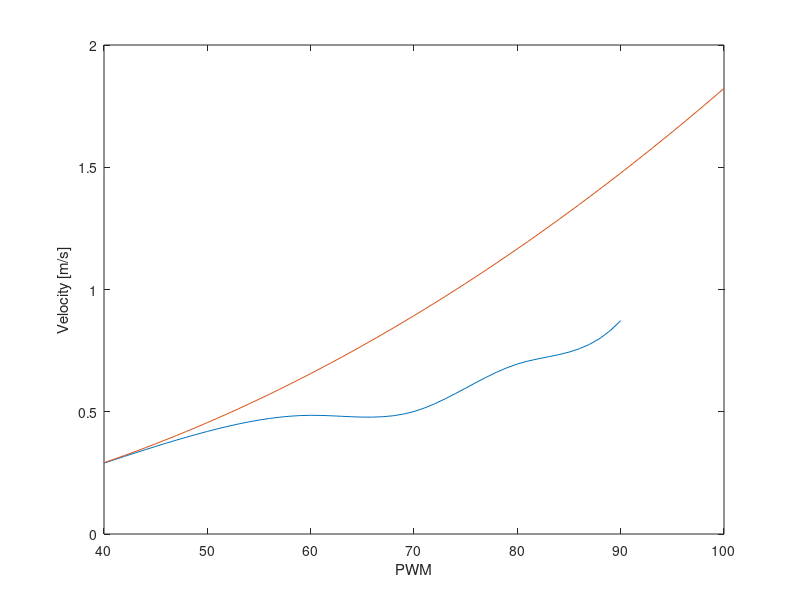

MATLAB code for this plot:
%% PWM to Velocity Mapping
load("Oscillator_Results_1615921266.6321125.mat")
Motor_PWMs = 10:5:100;
k = 1;
m = 1;
n = 1;

% Segment Data
for i = 1:length(PWM)
    current_pwm = Motor_PWMs(k); 
    if PWM(i) == current_pwm
        PWM_seg(n,m) = PWM(i);
        m = m + 1;
    else
        n = n + 1;
        m = 1;
        PWM_seg(n,m) = PWM(i);
        k = k + 1;
    end
end

for i = 1:length(PWM_seg(1,:))
    if PWM_seg(1,i) ~= 0
        PWM_10(i) = PWM_seg(1,i);
    end
    if PWM_seg(2,i) ~= 0
        PWM_15(i) = PWM_seg(2,i);
    end 
    if PWM_seg(3,i) ~= 0
        PWM_20(i) = PWM_seg(3,i);
    end   
    if PWM_seg(4,i) ~= 0
        PWM_25(i) = PWM_seg(4,i);
    end
    if PWM_seg(5,i) ~= 0
        PWM_30(i) = PWM_seg(5,i);
    end
    if PWM_seg(6,i) ~= 0
        PWM_35(i) = PWM_seg(6,i);
    end
    if PWM_seg(7,i) ~= 0
        PWM_40(i) = PWM_seg(7,i);
    end
    if PWM_seg(8,i) ~= 0
        PWM_45(i) = PWM_seg(8,i);
    end
    if PWM_seg(9,i) ~= 0
        PWM_50(i) = PWM_seg(9,i);
    end
    if PWM_seg(10,i) ~= 0
        PWM_55(i) = PWM_seg(10,i);
    end
    if PWM_seg(11,i) ~= 0
        PWM_60(i) = PWM_seg(11,i);
    end
    if PWM_seg(12,i) ~= 0
        PWM_65(i) = PWM_seg(12,i);
    end
    if PWM_seg(13,i) ~= 0
        PWM_70(i) = PWM_seg(13,i);
    end
    if PWM_seg(14,i) ~= 0
        PWM_75(i) = PWM_seg(14,i);
    end
    if PWM_seg(15,i) ~= 0
        PWM_80(i) = PWM_seg(15,i);
    end
    if PWM_seg(16,i) ~= 0
        PWM_85(i) = PWM_seg(16,i);
    end
    if PWM_seg(17,i) ~= 0
        PWM_90(i) = PWM_seg(17,i);
    end
    if PWM_seg(18,i) ~= 0
        PWM_95(i) = PWM_seg(18,i);
    end
    if PWM_seg(19,i) ~= 0
        PWM_100(i) = PWM_seg(19,i);
    end
end

k = 1;
% Perform Velocity Calculation for each PWM
for i = 1:length(PWM_10)
    if i < (length(PWM_10) - 1)
        VEL_10(i) = (distance(k) - distance(k+1)) / (time(k+1) - time(k));
    end
    k = k + 1; 
end

for i = 1:length(PWM_15)
    if i < (length(PWM_15) - 1)
        VEL_15(i) = (distance(k) - distance(k+1)) / (time(k+1) - time(k));
    end
    k = k + 1; 
end

for i = 1:length(PWM_20)
    if i < (length(PWM_20) - 1)
        VEL_20(i) = (distance(k) - distance(k+1)) / (time(k+1) - time(k));
    end
    k = k + 1; 
end

for i = 1:length(PWM_25)
    if i < (length(PWM_25) - 1)
        VEL_25(i) = (distance(k) - distance(k+1)) / (time(k+1) - time(k));
    end
    k = k + 1; 
end

for i = 1:length(PWM_30)
    if i < (length(PWM_30) - 1)
        VEL_30(i) = (distance(k) - distance(k+1)) / (time(k+1) - time(k));
    end
    k = k + 1; 
end

for i = 1:length(PWM_35)
    if i < (length(PWM_35) - 1)
        VEL_35(i) = (distance(k) - distance(k+1)) / (time(k+1) - time(k));
    end
    k = k + 1; 
end

start_40 = k;
for i = 1:length(PWM_40)
    if i < (length(PWM_40) - 1)
        VEL_40(i) = (distance(k) - distance(k+1)) / (time(k+1) - time(k));
    end
    k = k + 1; 
end
end_40 = k;
start_45 = k+1;
for i = 1:length(PWM_45)
    if i < (length(PWM_45) - 1)
        VEL_45(i) = (distance(k) - distance(k+1)) / (time(k+1) - time(k));
    end
    k = k + 1; 
end
end_45 = k;
start_50 = k+1;
for i = 1:length(PWM_50)
    if i < (length(PWM_50) - 1)
        VEL_50(i) = (distance(k) - distance(k+1)) / (time(k+1) - time(k));
    end
    k = k + 1; 
end
end_50 = k;
start_55 = k+1;
for i = 1:length(PWM_55)
    if i < (length(PWM_55) - 1)
        VEL_55(i) = (distance(k) - distance(k+1)) / (time(k+1) - time(k));
    end
    k = k + 1; 
end
end_55 = k;
start_60 = k+1;
for i = 1:length(PWM_60)
    if i < (length(PWM_60) - 1)
        VEL_60(i) = (distance(k) - distance(k+1)) / (time(k+1) - time(k));
    end
    k = k + 1; 
end
end_60 = k;
start_65 = k+1;
for i = 1:length(PWM_65)
    if i < (length(PWM_65) - 1)
        VEL_65(i) = (distance(k) - distance(k+1)) / (time(k+1) - time(k));
    end
    k = k + 1; 
end
end_65 = k;
start_70 = k+1;
for i = 1:length(PWM_70)
    if i < (length(PWM_70) - 1)
        VEL_70(i) = (distance(k) - distance(k+1)) / (time(k+1) - time(k));
    end
    k = k + 1; 
end
end_70 = k;
start_75 = k+1;
for i = 1:length(PWM_75)
    if i < (length(PWM_75) - 1)
        VEL_75(i) = (distance(k) - distance(k+1)) / (time(k+1) - time(k));
    end
    k = k + 1; 
end
end_75 = k;
start_80 = k+1;

for i = 1:length(PWM_80)
    if i < (length(PWM_80) - 1)
        VEL_80(i) = (distance(k) - distance(k+1)) / (time(k+1) - time(k));
    end
    k = k + 1; 
end
end_80 = k;
start_85 = k+1;
for i = 1:length(PWM_85)
    if i < (length(PWM_85) - 1)
        VEL_85(i) = (distance(k) - distance(k+1)) / (time(k+1) - time(k));
    end
    k = k + 1; 
end
end_85 = k;
start_90 = k+1;
for i = 1:length(PWM_90)
    if i < (length(PWM_90) - 1)
        VEL_90(i) = (distance(k) - distance(k+1)) / (time(k+1) - time(k));
    end
    k = k + 1; 
end
end_90 = k;
start_95 = k+1;
for i = 1:length(PWM_95)
    if i < (length(PWM_95) - 1)
        VEL_95(i) = (distance(k) - distance(k+1)) / (time(k+1) - time(k));
    end
    k = k + 1; 
end
end_95 = k;
start_100 = k+1;
for i = 1:length(PWM_100)
    if i < (length(PWM_100) - 1)
        VEL_100(i) = (distance(k) - distance(k+1)) / (time(k+1) - time(k));
    end
    k = k + 1; 
end
end_100 = k;

avg_VEL_40 = norm(VEL_40)/length(VEL_40);
avg_VEL_45 = norm(VEL_45)/length(VEL_45);
avg_VEL_50 = norm(VEL_50)/length(VEL_50);
avg_VEL_55 = norm(VEL_55)/length(VEL_55);
avg_VEL_60 = norm(VEL_60)/length(VEL_60);
avg_VEL_65 = norm(VEL_65)/length(VEL_65);
avg_VEL_70 = norm(VEL_70)/length(VEL_70);
avg_VEL_75 = norm(VEL_75)/length(VEL_75);
avg_VEL_80 = norm(VEL_80)/length(VEL_80);
avg_VEL_85 = norm(VEL_85)/length(VEL_85);
avg_VEL_90 = norm(VEL_90)/length(VEL_90);
avg_VEL_95 = norm(VEL_95)/length(VEL_95);
avg_VEL_100 = norm(VEL_100)/length(VEL_100); 

start_40 = 7;
end_40 = 825;
start_45 = 826;
end_45 = 1513;
start_50 = 1514;
end_50 = 2087;
start_55 = 2088;
end_55 = 2378;
start_60 = 2379;
end_60 = 3132;
start_65 = 3133;
end_65 = 3373;
start_70 = 3374;
end_70 = 3916;
start_75 = 3917;
end_75 = 4160;
start_80 = 4161;
end_80 = 4435;
start_85 = 4436;
end_85 = 4612;
start_90 = 4613;
end_90 = 4832;
start_95 = 4833;
end_95 = 5036;
start_100 = 5037;
end_100 = 5249;

avg_VEL_40 = (distance(start_40) - distance(end_40))/(time(end_40) - time(start_40));
avg_VEL_45 = (distance(start_45) - distance(end_45))/(time(end_45) - time(start_45));
avg_VEL_50 = (distance(start_50) - distance(end_50))/(time(end_50) - time(start_50));
avg_VEL_55 = (distance(start_55+20) - distance(end_55))/(time(end_55) - time(start_55+20));
avg_VEL_60 = (distance(start_60) - distance(end_60))/(time(end_60) - time(start_60));
avg_VEL_65 = (distance(start_65) - distance(end_65))/(time(end_65) - time(start_65));
avg_VEL_70 = (distance(start_70+20) - distance(end_70))/(time(end_70) - time(start_70+20));
avg_VEL_75 = (distance(start_75+20) - distance(end_75))/(time(end_75) - time(start_75+20));
avg_VEL_80 = (distance(start_80+20) - distance(end_80))/(time(end_80) - time(start_80+20));
avg_VEL_85 = (distance(start_85+20) - distance(end_85))/(time(end_85) - time(start_85+20));
avg_VEL_90 = (distance(start_90) - distance(end_90))/(time(end_90) - time(start_90));
avg_VEL_95 = (distance(start_95) - distance(end_95))/(time(end_95) - time(start_95));
avg_VEL_100 = (distance(start_100) - distance(end_100))/(time(end_100) - time(start_100));

VEL_VEC = [avg_VEL_40; avg_VEL_45; avg_VEL_50; avg_VEL_60; avg_VEL_70; avg_VEL_80; avg_VEL_85; avg_VEL_90];
PWM_VEC = [40; 45; 50; 60; 70; 80; 85; 90];
xq = 40:100;
vel_map = interp1(PWM_VEC, VEL_VEC, xq, 'spline');

figure
plot(xq, vel_map)
hold on
plot(xq, (0.0135*xq).^2)
xlabel("PWM")
ylabel("Velocity [m/s]")

% PWM = sqrt(vel)/0.0135